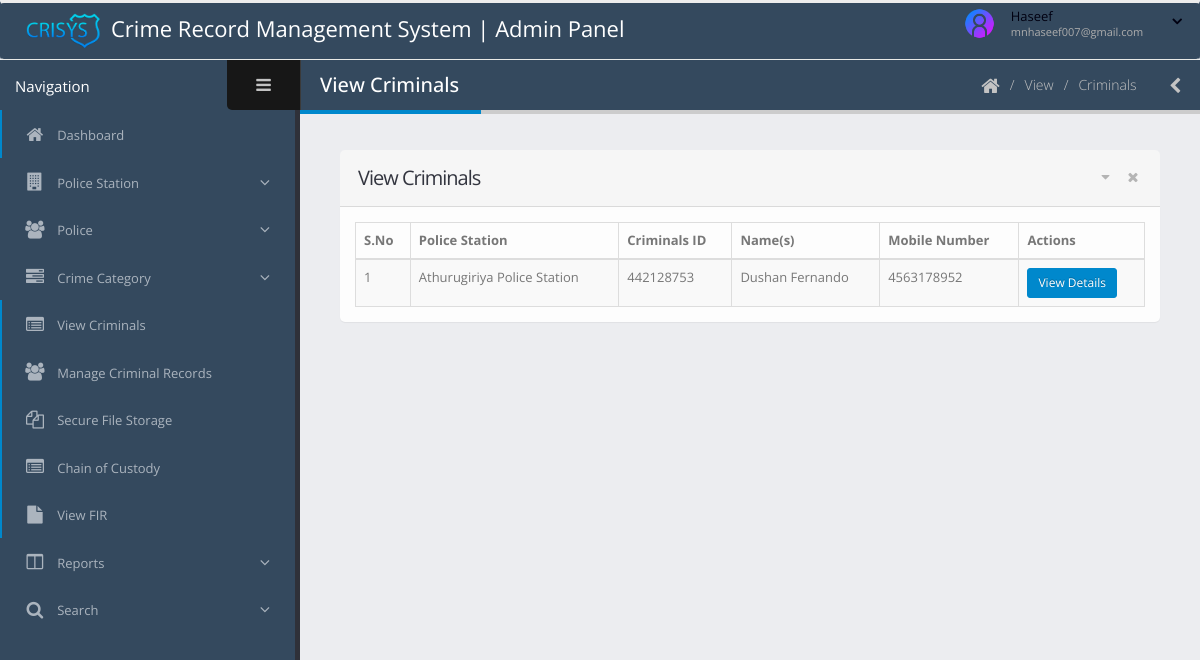
The app's page /admin/view-criminals.php (signed in) with its own data.
### tables this page shows
CREATE TABLE `tblcriminal` (
  `ID` int(10) NOT NULL,
  `CriminalID` varchar(50) DEFAULT NULL,
  `PoliceID` int(10) DEFAULT NULL,
  `PoliceStationId` int(11) DEFAULT NULL,
  `PoliceStation` varchar(200) DEFAULT NULL,
  `CatName` varchar(100) DEFAULT NULL,
  `CrimeDate` varchar(200) DEFAULT NULL,
  `CrimeTime` varchar(200) DEFAULT NULL,
  `Prison` varchar(200) DEFAULT NULL,
  `Court` varchar(200) DEFAULT NULL,
  `Name` varchar(200) DEFAULT NULL,
  `ContactNumber` bigint(10) DEFAULT NULL,
  `Height` varchar(50) DEFAULT NULL,
  `Weight` varchar(50) DEFAULT NULL,
  `DateofBirth` varchar(200) DEFAULT NULL,
  `Email` varchar(200) DEFAULT NULL,
  `Address` mediumtext DEFAULT NULL,
  `City` varchar(100) DEFAULT NULL,
  `State` varchar(200) DEFAULT NULL,
  `Country` varchar(200) DEFAULT NULL,
  `Zipcode` int(10) DEFAULT NULL,
  `Photo` varchar(200) DEFAULT NULL,
  `RecordDate` timestamp NOT NULL DEFAULT current_timestamp()
);

### admin/view-criminals.php (the view, shortened to what this page needs)
<?php
include('includes/dbconnection.php');
if (strlen($_SESSION['crmsaid']==0)) {
  header('location:logout.php');
  } else{
?>
<!doctype html>
<html class="fixed">
	<head>
		<link rel="stylesheet" href="../assets/vendor/bootstrap/css/bootstrap.css" />
		<link rel="stylesheet" href="../assets/vendor/font-awesome/css/font-awesome.css" />
		<link rel="stylesheet" href="../assets/vendor/magnific-popup/magnific-popup.css" />
		<link rel="stylesheet" href="../assets/vendor/bootstrap-datepicker/css/datepicker3.css" />
		<link rel="stylesheet" href="../assets/vendor/select2/select2.css" />
		<link rel="stylesheet" href="../assets/vendor/jquery-datatables-bs3/assets/css/datatables.css" />
		<link rel="stylesheet" href="../assets/stylesheets/theme.css" />
		<link rel="stylesheet" href="../assets/stylesheets/skins/default.css" />
		<link rel="stylesheet" href="../assets/stylesheets/theme-custom.css">
	</head>
	<body>
		<section class="body">
			<?php include_once('includes/header.php');?>
			<div class="inner-wrapper">
				<?php include_once('includes/sidebar.php');?>
				<section role="main" class="content-body">
					<header class="page-header">
						<h2>View Criminals</h2>
						<div class="right-wrapper pull-right">
							<ol class="breadcrumbs">
								<li>
									<a href="dashboard.php">
										<i class="fa fa-home"></i>
									</a>
								</li>
								<li><span>View</span></li>
								<li><span>Criminals</span></li>
							</ol>
							<a class="sidebar-right-toggle" data-open="sidebar-right"><i class="fa fa-chevron-left"></i></a>
						</div>
					</header>
						<section class="panel">
							<header class="panel-heading">
								<div class="panel-actions">
									<a href="#" class="fa fa-caret-down"></a>
									<a href="#" class="fa fa-times"></a>
								</div>
								<h2 class="panel-title">View Criminals</h2>
							</header>
							<div class="panel-body">
								<table class="table table-bordered table-striped mb-none" id="datatable-editable">
									<thead>
										<tr>
											<th>S.No</th>
											<th>Police Station</th>
											<th>Criminals ID</th>
											<th>Name(s)</th>
											<th>Mobile Number</th>
											<th>Actions</th>
										</tr>
									</thead>
									<tbody>
										<?php
$sql="SELECT * from tblcriminal";
$query = $dbh -> prepare($sql);
$query->execute();
$results=$query->fetchAll(PDO::FETCH_OBJ);
$cnt=1;
if($query->rowCount() > 0)
{
foreach($results as $row)
{               ?>
										<tr>
											<td><?php echo htmlentities($cnt);?></td>
											<td><?php  echo htmlentities($row->PoliceStation);?>
											</td>
											<td><?php  echo htmlentities($row->CriminalID);?>
											</td>
											<td><?php  echo htmlentities($row->Name);?></td>
											<td>
												<?php  echo htmlentities($row->ContactNumber);?>
											</td>
											<td>
												<a href="view-criminal-detail.php?viewid=<?php echo htmlentities ($row->ID);?>" class="btn btn-primary btn-sm">View Details</a>
											</td>
										</tr>
									<?php $cnt=$cnt+1;}} ?>
									</tbody>
								</table>
							</div>
						</section>
				</section>
			</div>
		</section>
	</body>
</html><?php }  ?>

### admin/includes/header.php (shortened to what this page needs)
<header class="header navbar navbar-expand-lg navbar-dark bg-dark" style="padding-left: 10px;background-color:#34495e;">
            <div class="logo-container">
                <a href="dashboard.php" class="logo" style="color:#000; font-size:22px;color:#fff;">
                <img src="../assets/images/logo.png" alt="Admin" width="85px" style="padding-right: 10px;"/>Crime Record Management System | Admin Panel
                </a>
            </div>
            <div class="header-right">
                <div id="userbox" class="userbox">
                    <a href="#" data-toggle="dropdown">
                        <figure class="profile-picture">
                            <img src="../assets/images/admin.png" alt="Admin" class="img-circle" data-lock-picture="../assets/images/admin.png" />
                        </figure>
                        <div class="profile-info" data-lock-name="John Doe" data-lock-email="johndoe@JSOFT.com">
                         <?php
                            $aid=$_SESSION['crmsaid'];
                            $sql="SELECT AdminName,Email from  tbladmin where ID=:aid";
                            $query = $dbh -> prepare($sql);
                            $query->bindParam(':aid',$aid,PDO::PARAM_STR);
                            $query->execute();
                            $results=$query->fetchAll(PDO::FETCH_OBJ);
                            $cnt=1;
                            if($query->rowCount() > 0)
                            {
                            foreach($results as $row)
                            {
                        ?>
                            <span class="name"><?php  echo $row->AdminName;?></span>
                            <span class="role"><?php  echo $row->Email;?></span>
                            <?php $cnt=$cnt+1;}} ?>
                        </div>
                        <i class="fa custom-caret"></i>
                    </a>
                </div>
            </div>
        </header>

### assets/stylesheets/skins/default.css (style rules this page uses)
a, .btn-link { color: #0088cc; }
body .btn-primary { color: #ffffff; text-shadow: 0 -1px 0 rgba(0, 0, 0, 0.25); background-color: #0088cc; border-color: #0088cc; }
.page-header h2 { border-bottom-color: #0088cc; }

### records on screen
tblcriminal: PoliceStation "Athurugiriya Police Station", CriminalID "442128753", Name "Dushan Fernando", ContactNumber "4563178952"

### other values on screen
$row->AdminName "Haseef"
$row->Email "mnhaseef007@gmail.com"
